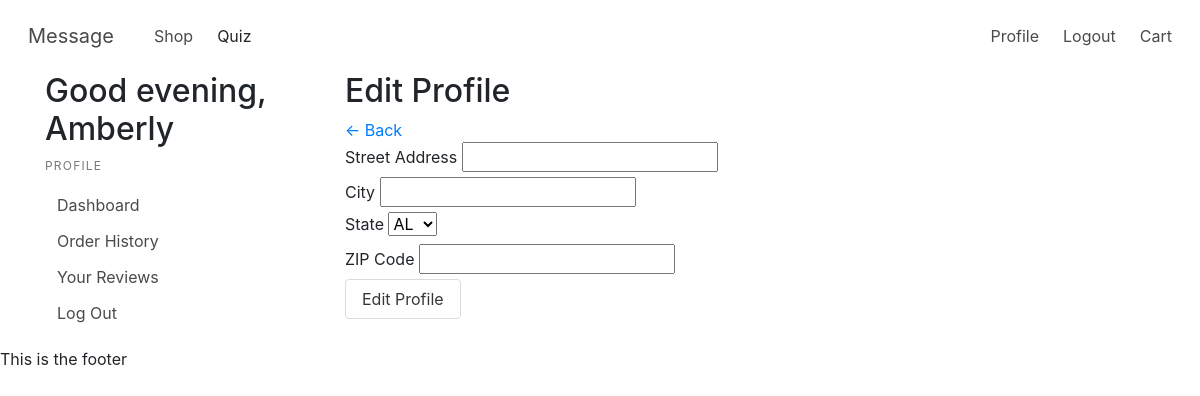
Page /profile/address (signed in) on the earlier database version.
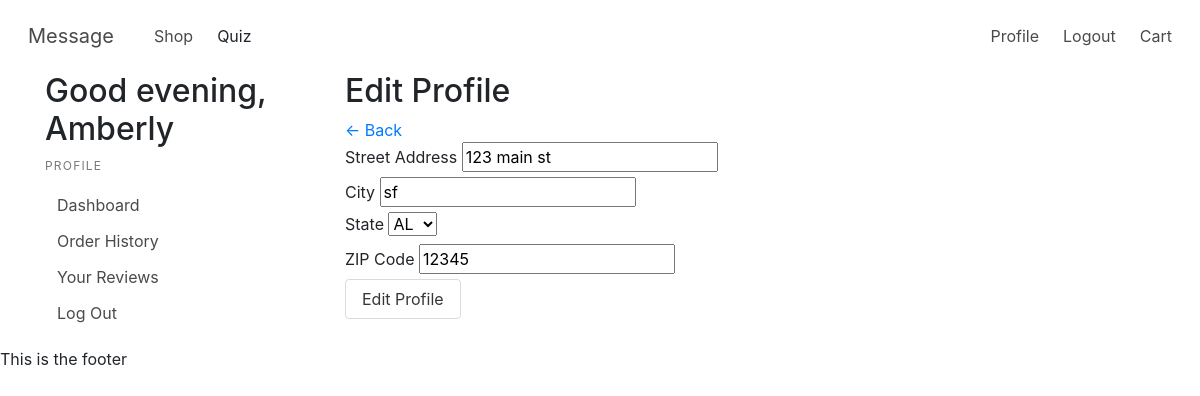
Same page on the later database version.
### models.py (models this page shows, shortened)
class User(UserMixin, Model):
    fname = CharField()
    lname = CharField()
    email = CharField(unique=True)
    password = CharField(max_length=100)
    street_address = CharField(default="")
    city = CharField(default="")
    state = CharField(default="")
    postal_code = CharField(default="")
    join_date = DateTimeField(default=datetime.datetime.now())
    class Meta:
        database = DATABASE

### app.py (the view, shortened to what this page needs)
@app.route('/profile/address', methods=["GET", "POST"])
@login_required
def edit_address():
    user = current_user
    current_hour = datetime.datetime.now().hour
    greeting = time_of_day(current_hour)
    form = forms.EditAddressForm()
    return render_template("editAddress.html", form=form, user=user, greeting=greeting)

### app.py (called while the page is built)
@login_manager.user_loader
def load_user(userid):
    try:
        return models.User.get(models.User.id == userid)
    except models.DoesNotExist:
        return None

@app.before_request
def before_request():
    g.db = models.DATABASE
    g.db.connect()
    g.user = current_user

@app.after_request
def after_request(response):
    g.db.close()
    return response

def time_of_day(hour):
    return (
        "morning" if 5 <= hour <= 11
        else
        "afternoon" if 12 <= hour <= 17
        else
        "evening" if 18 <= hour <= 22
        else
        "night"
    )

### templates/editAddress.html (shortened to what this page needs)
{% extends "profile.html" %}
{% from "macros.html" import field_error %}
{% block profile %}
<h2>Edit Profile</h2>
<a href="/profile">&#8592; Back</a>
<form method="POST" action="" class="form form-group">
    <div class="form-input">
        {{form.street_address.label}}
        {{form.street_address(value=user.street_address)}}
    </div>
    <div class="form-input">
        {{form.city.label}}
        {{form.city(value=user.city)}}
    </div>
    <div class="form-input">
        {{form.state.label}}
        {{form.state(value=user.state)}}
    </div>
    <div class="form-input">
        {{form.postal_code.label}}
        {{form.postal_code(value=user.postal_code)}}
    </div>
    <button class="button" type="submit">Edit Profile</button>
</form>
{% endblock %}

### templates/profile.html
{% extends 'layout.html' %}
{% block content %}
<div class="container">
    <div class="row">
        <div class="col-sm-3">
            <h2> Good {{greeting}}, {{user.fname}}</h2>
            <aside class="menu">
                <p class="menu-label">
                    Profile
                </p>
                <ul class="menu-list">
                    <li><a href="{{url_for('profile')}}">Dashboard</a></li>
                    <li><a href="{{url_for('order_history')}}">Order History</a></li>
                    <li><a href="{{url_for('reviews')}}">Your Reviews</a></li>
                    <li><a href="{{url_for('logout')}}">Log Out</a></li>
                </ul>
            </aside>
        </div>
        <div class="col-sm-9">
            <div class="container">
                {% block profile %}
                {% endblock %}
            </div>
        </div>
    </div>
</div>
{% endblock %}

Differences in the rows shown:
changed User "Amberly": street_address (not shown) → "123 main st"; city (not shown) → "sf"; postal_code (not shown) → "12345"
